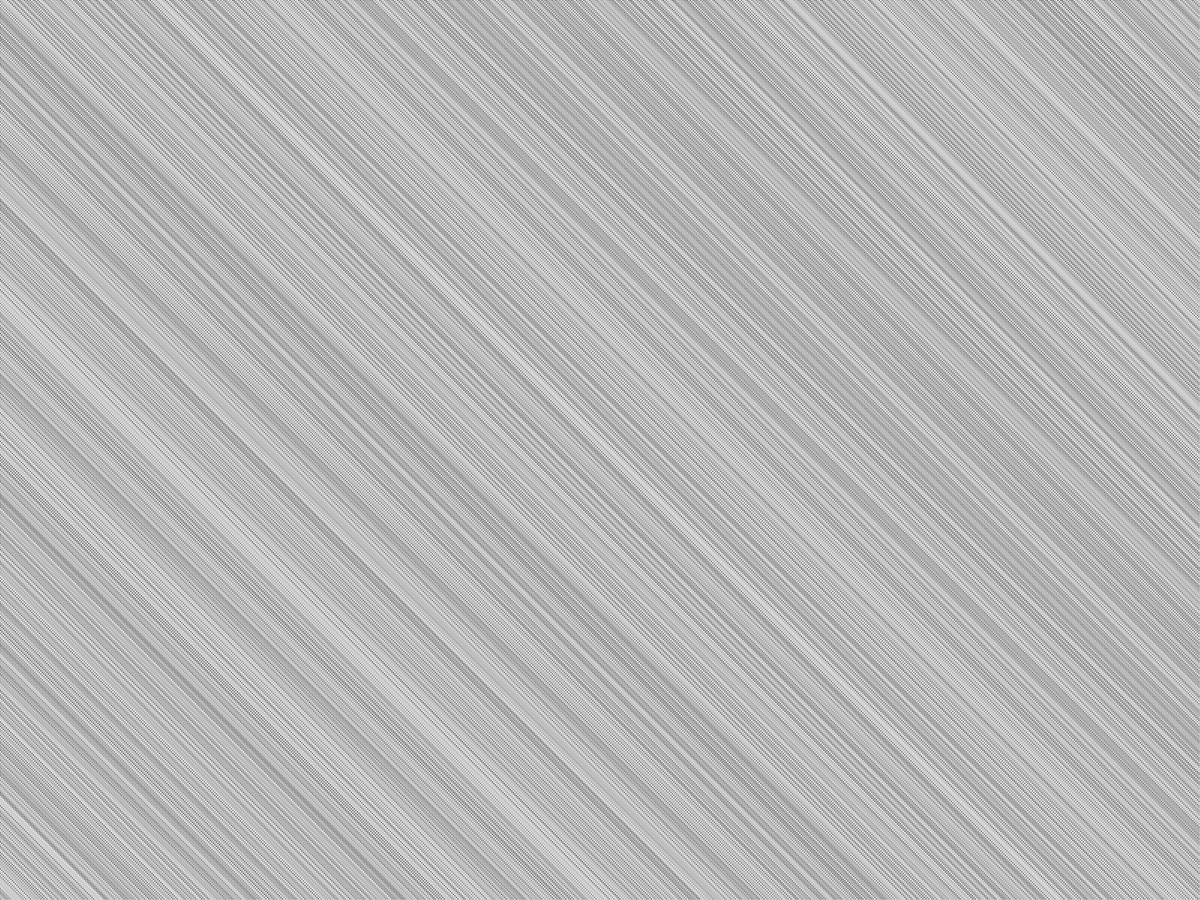
Frame 1 (no input)
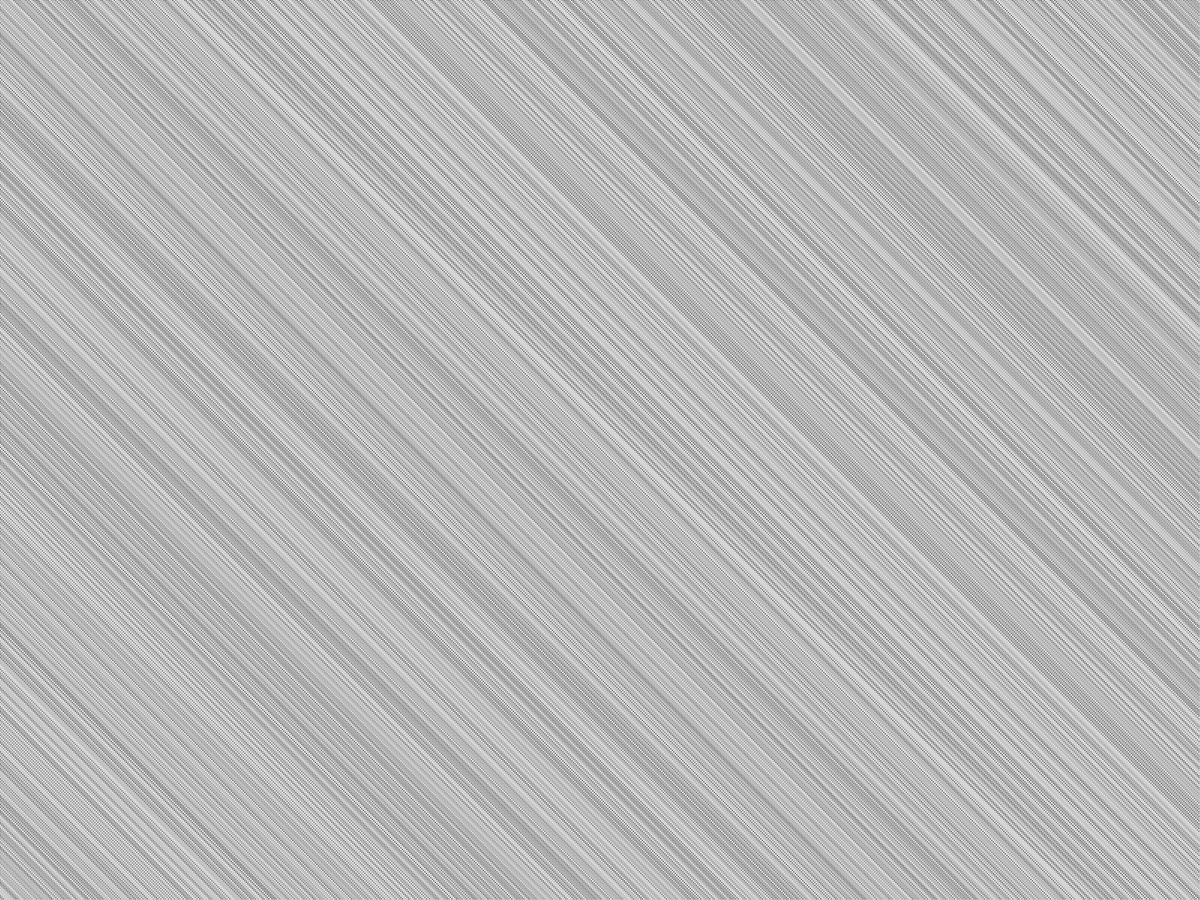
Frame 60 (the mouse pressed at the canvas centre just before this capture)
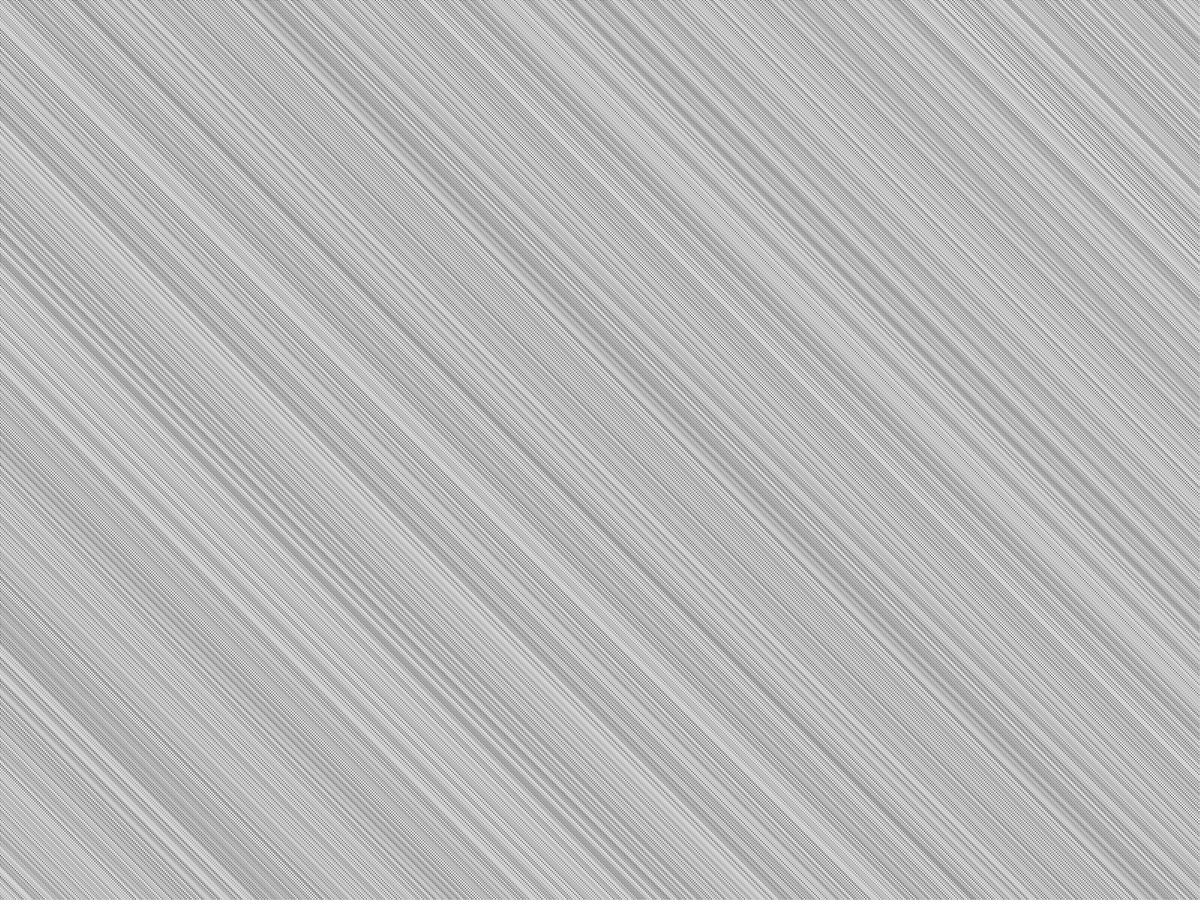
Frame 120 (the mouse held since frame 60 and released just before this capture)

The Processing sketch that drew these frames (run headless with seeded random() and noise(); from frame 60 on, the mouse is pressed at the canvas centre):

// Processing sketch: Flash
// ── Flash.pde
void setup() {
  fullScreen();
}
void draw() {
  for (int i = 0; i < width; i+=2)
    for (int j = 0; j < height; j+=2) {
      if (i < 2 || j < 2) {
        float k = random(255);
        set(i, j, color(k, k, k));
      } else {
        set(i, j, get(i - 2, j - 2));
      }
    }
}
